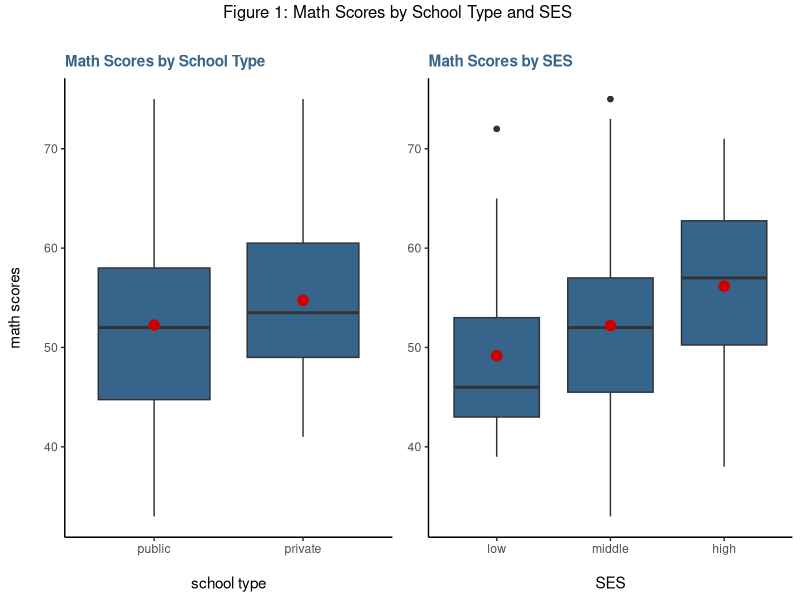
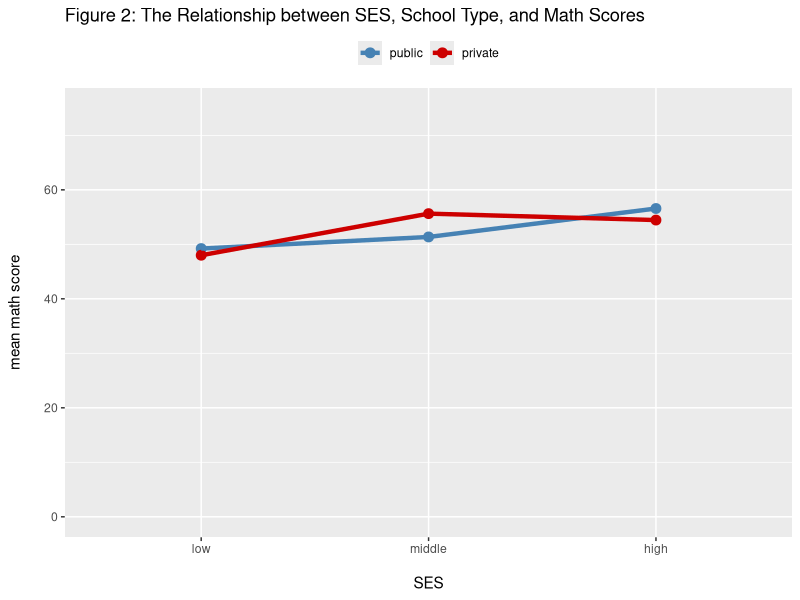

Source code (R) for these figures, in order:
## ---- chunk 1

# Load tidyverse and read in file.

library(tidyverse)
library(gridExtra)

hsb2 <- read_csv("hsb2.csv")

# Change the necessary factor variables from integers to factors.

hsb2$female <- factor(hsb2$female, 
                      levels = c(0, 1),
                      labels = c("male", "female"))

hsb2$ses <- factor(hsb2$ses, 
                   levels = c(1, 2, 3),
                   labels = c("low", "middle" ,"high"))

hsb2$schtyp <- factor(hsb2$schtyp,
                      levels = c(1, 2),
                      labels = c("public", "private"))

## ---- chunk 2
# Graphs of mean scores by school type and ses

g1 <- ggplot(hsb2, aes(x = schtyp, y = math)) +
    geom_boxplot(fill = "steelblue4")+
    ylab("math scores\n")+
    xlab("\nschool type")+
    ggtitle("Math Scores by School Type")+
    stat_summary(fun.y=mean, geom="point", shape=20, size=5, color = "red3", fill = "red3") +
    theme_classic()+
    theme(plot.title=element_text(family='', face='bold', colour='steelblue4', size=11))

g2 <- ggplot(hsb2, aes(x = ses, y = math)) +
    geom_boxplot(fill = "steelblue4")+
    ylab(NULL)+
    xlab("\nSES")+
    ggtitle("Math Scores by SES")+
    stat_summary(fun.y=mean, geom="point", shape=20, size=5, color="red3", fill="red3") +
    theme_classic()+
    theme(plot.title=element_text(family='', face='bold', colour='steelblue4', size=11))

grid.arrange(g1, g2, 
             nrow=1, 
             top = "Figure 1: Math Scores by School Type and SES \n")

## ---- chunk 3

# Graphing to see if there's an interaction

hsb2 %>% 
    ggplot(aes(x = ses, y = math, color = schtyp, group = schtyp))+
    stat_summary(fun.y = mean, geom = "point", size = 3)+
    stat_summary(fun.y = mean, geom = "line", linetype = "solid", size = 1.5)+
    ylim(0, 75)+
    theme(legend.position = "top", 
          legend.title = element_blank(), 
          legend.spacing.x = unit(0.5, 'cm'))+
    scale_color_manual(values = c("steelblue", "red3")) +
    labs(x = "\nSES",
         y = "mean math score\n",
         title = "Figure 2: The Relationship between SES, School Type, and Math Scores")

## ---- chunk 4

model <- hsb2$math ~ hsb2$schtyp * hsb2$ses
anova.table <- anova(aov(model))

## ---- chunk 5

knitr::kable(round(anova.table, 3), format = "pandoc", caption = "Table 1: ANOVA table")

